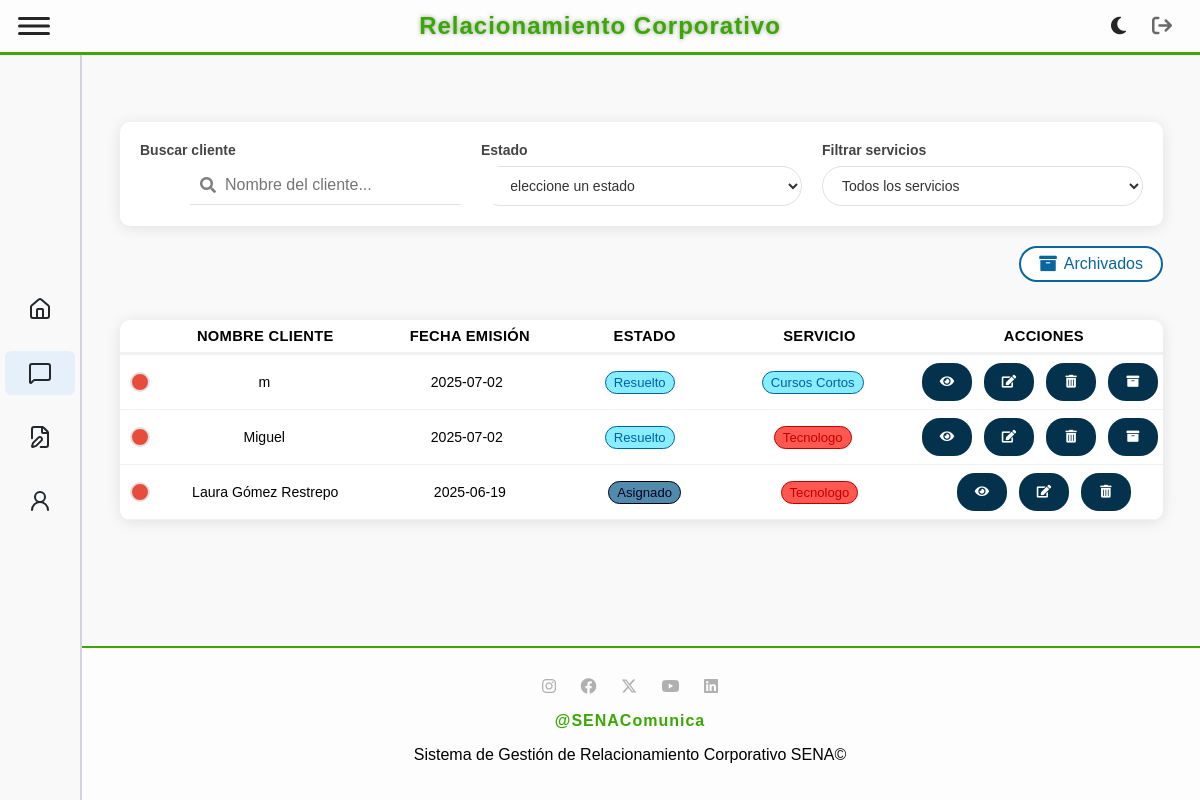
Screenshot of /solicitud/view (signed in) with the database file from the repository.
### tables this page shows
CREATE TABLE `solicitud` (
  `idSolicitud` int(11) NOT NULL,
  `FechaEvento` date DEFAULT NULL,
  `FechaCreacion` date NOT NULL,
  `Lugar` varchar(80) DEFAULT NULL,
  `Municipio` varchar(50) NOT NULL,
  `Observaciones` text DEFAULT NULL,
  `Comentarios` text DEFAULT NULL,
  `MedioSolicitud` varchar(50) DEFAULT NULL,
  `DescripcionNecesidad` varchar(100) DEFAULT NULL,
  `FKusuario` int(11) NOT NULL,
  `FKtipoEvento` int(11) NOT NULL,
  `FKestado` int(11) NOT NULL,
  `FKcliente` int(11) NOT NULL,
  `FKtipoServicio` int(11) NOT NULL,
  `Asignacion` int(11) DEFAULT NULL
);

CREATE TABLE `cliente` (
  `idCliente` int(11) NOT NULL,
  `DocumentoCliente` varchar(20) NOT NULL,
  `NombreCliente` varchar(100) NOT NULL,
  `CorreoCliente` varchar(100) NOT NULL,
  `TelefonoCliente` varchar(10) NOT NULL
);

CREATE TABLE `estado` (
  `idEstado` int(11) NOT NULL,
  `Estado` varchar(45) NOT NULL,
  `Descripcion` varchar(100) NOT NULL,
  `Color` varchar(7) NOT NULL DEFAULT '#4361ee'
);

CREATE TABLE `servicio` (
  `idServicio` int(11) NOT NULL,
  `Servicio` varchar(100) NOT NULL,
  `Color` varchar(7) NOT NULL
);

### app/controllers/baseController.php (called while the page is built, shortened)
<?php
class BaseController
{
    public $layout = "default";
    public function render(string $view, array $arrayData = null)
    {
        $layout = MAIN_APP_ROUTE . "../views/layouts/{$this->layout}.php";
        include_once $layout;
    }
}

### app/controllers/solicitudController.php (called while the page is built, shortened)
<?php
require_once "baseController.php";
require_once MAIN_APP_ROUTE . "../models/SolicitudModel.php";
class SolicitudController extends BaseController
{
    public function view()
    {
        $rol = $_SESSION['rol'] ?? null;
        $idUsuario = $_SESSION['idUsuario'] ?? null;
        $solicitudObj = new SolicitudModel();
        if ($rol == 1) {
            $solicitudes = $solicitudObj->getAll();
        } elseif ($rol == 3 || $rol == 4) {
            $solicitudes = $solicitudObj->getByAsignacion($idUsuario);
        } else {
            $solicitudes = [];
        }
        $clienteObj = new ClienteModel();
        $clientes = $clienteObj->getAll();
        $servicioObj = new ServicioModel();
        $servicios = $servicioObj->getAll();
        $estadoObj = new EstadoModel();
        $estados = $estadoObj->getAll();
        $data = [
            "solicitudes" => $solicitudes,
            "clientes" => $clientes,
            "servicios" => $servicios,
            "estados" => $estados,
            "titulo" => "solicitudes"
        ];
        $this->render('solicitud/view.php', $data);
    }
}

### app/models/BaseModel.php (called while the page is built, shortened)
<?php
abstract class BaseModel {
    public function __construct() {
        try {
            $options = [
                PDO::ATTR_ERRMODE => PDO::ERRMODE_EXCEPTION,
                PDO::ATTR_DEFAULT_FETCH_MODE => PDO::FETCH_OBJ
            ];
            $dsn = DRIVER.':host='.HOST.';dbname='.DATABASE;
            $this->dbConnection = new PDO($dsn, USERNAME_DB, PASSWORD_DB, $options);
        } catch (PDOException $ex) {
            echo 'Error en la conexión: '.$ex->getMessage();
            exit;
        }
    }
}

### app/models/solicitudModel.php (called while the page is built, shortened)
<?php
require_once MAIN_APP_ROUTE . "../models/BaseModel.php";
class SolicitudModel extends BaseModel
{
    public function getAll(): array
    {
        try {
            $sql = "SELECT s.*, c.NombreCliente, sv.Servicio, sv.Color, e.Estado, e.Color AS ColorEstado
                    FROM solicitud s
                    JOIN cliente c ON s.FKcliente = c.idCliente
                    JOIN tiposervicio ts ON s.FKtipoServicio = ts.idTipoServicio
                    JOIN servicio sv ON ts.FKidServicio = sv.idServicio
                    JOIN estado e ON s.FKestado = e.idEstado
                    WHERE s.FKestado != 2";
            $stmt = $this->dbConnection->prepare($sql);
            $stmt->execute();
            return $stmt->fetchAll(\PDO::FETCH_OBJ);
        } catch (PDOException $e) {
            throw new PDOException("Error al obtener solicitudes: " . $e->getMessage());
        }
    }
}

### app/views/solicitud/view.php (the view, shortened to what this page needs)
<link href="https://cdnjs.cloudflare.com/ajax/libs/font-awesome/5.15.3/css/all.min.css" rel="stylesheet">
<?php
function adjustBrightness($hex, $steps)
{
    $hex = str_replace('#', '', $hex);
    $r = max(0, min(255, hexdec(substr($hex, 0, 2)) + $steps));
    $g = max(0, min(255, hexdec(substr($hex, 2, 2)) + $steps));
    $b = max(0, min(255, hexdec(substr($hex, 4, 2)) + $steps));
    return sprintf("#%02x%02x%02x", $r, $g, $b);
}
?>
<div class="filters">
    <div class="search-container">
        <div class="form-group">
            <label>Buscar cliente</label>
            <div class="search-bar">
                <i class="fas fa-search search-icon"></i>
                <input id="searchInput" type="text" placeholder="Nombre del cliente...">
            </div>
        </div>
    </div>
    <div class="search-container">
        <div class="form-group">
            <label for="estado">Estado</label>
            <select id="estado" name="IdEstado" class="form-control">
                <option value="">Seleccione un estado</option>
            </select>
        </div>
    </div>
    <div class="search-container">
        <div class="form-group">
            <label>Filtrar servicios</label>
            <select id="servicio" name="IdServicio" class="form-control">
                <option value="">Todos los servicios</option>
            </select>
        </div>
    </div>
</div>
<?php
$isArchivadas = (isset($_GET['archivadas']) && $_GET['archivadas'] == '1') ||
    (isset($esArchivadas) && $esArchivadas) ||
    (strpos($_SERVER['REQUEST_URI'], '/solicitud/archivadas') !== false);
?>
<div style="display: flex; justify-content: flex-end; margin-bottom: 18px;">
    <?php if ($isArchivadas): ?>
        <a href="/solicitud/view" class="archivados-btn">
            <i class="fas fa-list"></i> Mis solicitudes
        </a>
    <?php else: ?>
        <a href="/solicitud/archivadas" class="archivados-btn">
            <i class="fas fa-archive"></i> Archivados
        </a>
    <?php endif; ?>
</div>
<main>
    <div class="table">
        <div class="titulos">
            <div></div>
            <div>Nombre Cliente</div>
            <div>Fecha Emisión</div>
            <div>Estado</div>
            <div>Servicio</div>
            <div>Acciones</div>
        </div>
        <?php if (empty($solicitudes)): ?>
            <?php if (in_array($_SESSION['rol'], [3, 4])): ?>
                <div class="solicitud-row">
                    <div colspan="6" style="text-align:center; width:100%;">Aún no tienes solicitudes asignadas.</div>
                </div>
            <?php else: ?>
                <div class="solicitud-row">
                    <div colspan="6" style="text-align:center; width:100%;">No se encuentran solicitudes en la base de datos</div>
                </div>
            <?php endif; ?>
        <?php else: ?>
            <?php foreach ($solicitudes as $solicitud): ?>
                <?php
                $dias = (new DateTime())->diff(new DateTime($solicitud->FechaCreacion))->days;
                if ($dias < 7) {
                    $statusClass = "status-recent";
                } elseif ($dias <= 15) {
                    $statusClass = "status-medium";
                } else {
                    $statusClass = "status-old";
                }
                $mostrarArchivar = in_array($solicitud->FKestado ?? $solicitud->idEstado ?? null, [4, 8]);
                $mostrarEliminar = isset($_SESSION['rol']) && $_SESSION['rol'] == 1;
                $colorOriginalServicio = $solicitud->Color;
                $colorFondoServicio = adjustBrightness($colorOriginalServicio, 80);
                $colorBordeYTextoServicio = adjustBrightness($colorOriginalServicio, -60);
                $colorOriginalEstado = $solicitud->ColorEstado ?? '#cccccc';
                $colorFondoEstado = adjustBrightness($colorOriginalEstado, 80);
                $colorBordeYTextoEstado = adjustBrightness($colorOriginalEstado, -60);
                ?>
                <div class="solicitud-row">
                    <div>
                        <span class="status-indicator <?php echo $statusClass; ?>"></span>
                    </div>
                    <div><?php echo htmlspecialchars($solicitud->NombreCliente); ?></div>
                    <div><?php echo htmlspecialchars($solicitud->FechaCreacion); ?></div>
                    <div>
                        <span class="service-badge"
                            style="
                                background-color: <?php echo $colorFondoEstado; ?>;
                                color: <?php echo $colorBordeYTextoEstado; ?>;
                                border: 1.5px solid <?php echo $colorBordeYTextoEstado; ?>;
                            ">
                            <?php echo htmlspecialchars($solicitud->Estado); ?>
                        </span>
                    </div>
                    <div>
                        <span class="service-badge"
                            style="
                                background-color: <?php echo $colorFondoServicio; ?>;
                                color: <?php echo $colorBordeYTextoServicio; ?>;
                                border: 1.5px solid <?php echo $colorBordeYTextoServicio; ?>;
                            ">
                            <?php echo htmlspecialchars($solicitud->Servicio); ?>
                        </span>
                    </div>
                    <div class="buttons">
                        <a href="/solicitud/view/<?php echo $solicitud->idSolicitud; ?>" class="ver buttons">
                            <i class="fas fa-eye"></i>
                        </a>
                        <a href="/solicitud/edit/<?php echo $solicitud->idSolicitud; ?>" class="editar">
                            <i class="fas fa-edit"></i>
                        </a>
                        <?php if ($mostrarEliminar): ?>
                            <a href="/solicitud/delete/<?php echo $solicitud->idSolicitud; ?>" class="eliminar">
                                <i class="fas fa-trash-alt"></i>
                            </a>
                        <?php endif; ?>
                        <?php if ($mostrarArchivar): ?>
                            <a href="#" class="archivar" title="Archivar" data-id="<?php echo $solicitud->idSolicitud; ?>">
                                <i class="fas fa-archive"></i>
                            </a>
                        <?php endif; ?>
                    </div>
                </div>
            <?php endforeach; ?>
        <?php endif; ?>
    </div>
</main>

### rows the page displays
solicitud: FKcliente.NombreCliente "m", FechaCreacion "2025-07-02", FKestado.Estado "Resuelto", servicio.Servicio "Cursos Cortos"
solicitud: FKcliente.NombreCliente "Miguel", FechaCreacion "2025-07-02", FKestado.Estado "Resuelto", servicio.Servicio "Tecnologo"
solicitud: FKcliente.NombreCliente "Laura Gómez Restrepo", FechaCreacion "2025-06-19", FKestado.Estado "Asignado", servicio.Servicio "Tecnologo"
